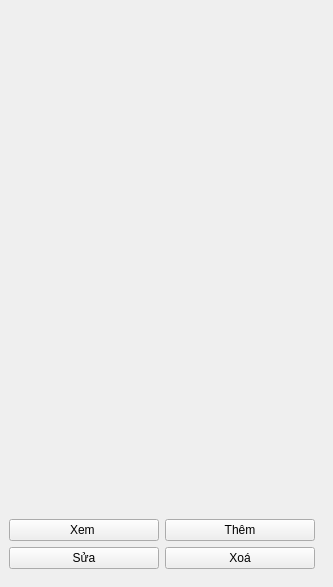
                         <widget class="QWidget" name="tab_2_QLKhoa">
                          <attribute name="title">
                           <string>Thông tin môn học</string>
                          </attribute>
                          <widget class="QFrame" name="gridFrame_tab_2_QLKhoa_buttons">
                           <property name="geometry">
                            <rect>
                             <x>0</x>
                             <y>510</y>
                             <width>324</width>
                             <height>68</height>
                            </rect>
                           </property>
                           <property name="maximumSize">
                            <size>
                             <width>16777215</width>
                             <height>68</height>
                            </size>
                           </property>
                           <layout class="QGridLayout" name="gridLayout_30">
                            <item row="1" column="0">
                             <widget class="QPushButton" name="pushButton_tab_2_QLKhoa_edit">
                              <property name="text">
                               <string>Sửa</string>
                              </property>
                             </widget>
                            </item>
                            <item row="0" column="0">
                             <widget class="QPushButton" name="pushButton_tab_2_QLKhoa_view">
                              <property name="text">
                               <string>Xem </string>
                              </property>
                             </widget>
                            </item>
                            <item row="0" column="1">
                             <widget class="QPushButton" name="pushButton_tab_2_QLKhoa_add">
                              <property name="text">
                               <string>Thêm</string>
                              </property>
                             </widget>
                            </item>
                            <item row="1" column="1">
                             <widget class="QPushButton" name="pushButton_tab_2_QLKhoa_delete">
                              <property name="text">
                               <string>Xoá</string>
                              </property>
                             </widget>
                            </item>
                           </layout>
                          </widget>
                         </widget>
